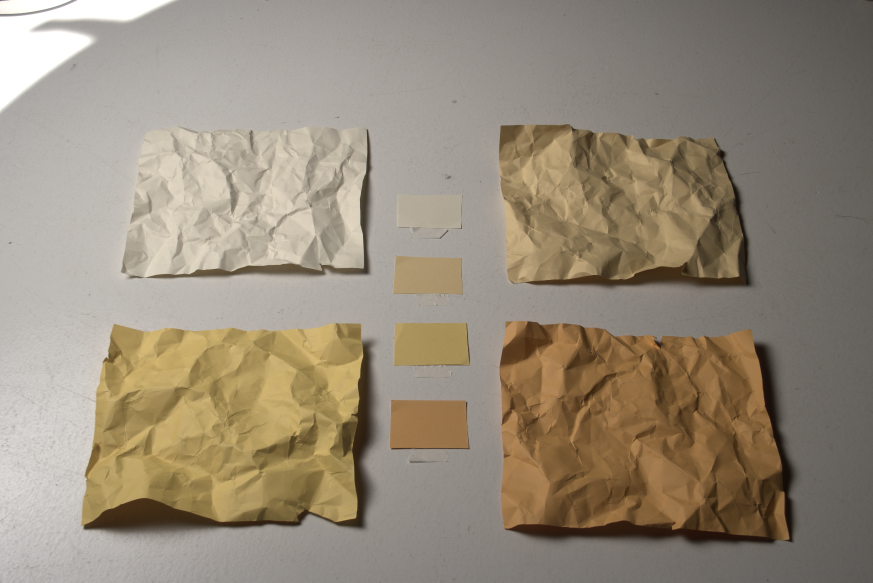
#> input picture test - scene S2/Gamma_22/papers_colors_v3_small_scene1_0347.png, 1746 x 1165 px (shown at 1/2 size)
$ jupyter execute --allow-errors GMM.ipynb
#> lines starting #> are read from the running program, lines starting #| are printed output that depends on the picture; after the words box and inside, x2 and y2 are one past the last pixel; in counts of white or black regions, pixels touching at a corner belong together
[cell 1]
import rawpy  # pip install rawpy
import cv2 # pip install opencv-python + pip install opencv-contrib-python
import glob
import math
import numpy as np
import os
from skimage.color import rgb2lab # pip3 install scikit-image
from PIL import Image, ImageCms
from colormath.color_objects import AdobeRGBColor, LabColor #pip3 install colormath // requires setuptools+networkx
from colormath.color_conversions import convert_color
import pandas as pd
from scipy import stats
import time
import matplotlib.pyplot as plt
from sklearn.mixture import GaussianMixture

[cell 2]
#Segmentation in Sensor display approach images with Gaussian Mixture Model


t_inici = time.time()

def detect_chromaticity(img_bgr, colors, window_size=8, threshold=2.5):
    img_hsv = cv2.cvtColor(img_bgr, cv2.COLOR_BGR2HSV)
    h, w = img_hsv.shape[:2]

    cy, cx = colors
    half = window_size // 2

    x1, x2 = max(cx - half, 0), min(cx + half + 1, w)
    y1, y2 = max(cy - half, 0), min(cy + half + 1, h)

    roi = img_hsv[y1:y2, x1:x2]

    H_roi = roi[:,:,0].flatten()
    S_roi = roi[:,:,1].flatten()
    chromaticity_samples = np.vstack([H_roi, S_roi]).T

    gmm = GaussianMixture(n_components=1, covariance_type='full', random_state=0)
    gmm.fit(chromaticity_samples)
    mean_chroma = gmm.means_[0]
    cov_chroma = gmm.covariances_[0]

    H = img_hsv[:,:,0].flatten()
    S = img_hsv[:,:,1].flatten()
    all_pixels = np.vstack([H, S]).T

    diff = all_pixels - mean_chroma
    inv_cov = np.linalg.inv(cov_chroma)
    mahalanobis_dist = np.sqrt(np.sum(diff @ inv_cov * diff, axis=1))

    mask = (mahalanobis_dist < threshold).astype(np.uint8)
    mask_img = mask.reshape(img_hsv.shape[:2])

    result = cv2.bitwise_and(img_bgr, img_bgr, mask=mask_img)

    return mask_img, result


folder = "Gamma_22"

files = [folder+"/papers_colors_v3_small_scene1_0347.png", folder+"/papers_colors_v3_small_scene2_0354.png", folder+"/papers_colors_v3_small_scene3_0364.png", folder+"/papers_colors_v3_small_scene4_0371.png"]


colors = ([420, 850], [550, 850], [690, 850], [850, 850])

df = pd.DataFrame()
idx = 0

for f in files:

    if "coef" in f or "GT" in f: continue

    window_size = 4
    threshold = 4

    idx = 1

    for c in colors:
        img_bgr = cv2.imread(f)
#> img_bgr is the input picture: shape (1165, 1746, 3); mean B, G, R 121.4, 138.3, 150.1

        x = c[0]
        y = c[1]

        winsz = 10   #ajustar en f(x) del soroll/textura

        color_roi = (0,0,255)


        img_rgb = cv2.cvtColor(img_bgr, cv2.COLOR_BGR2RGB)
        img_roi = cv2.rectangle(img_bgr, (y-(winsz//2), x-(winsz//2)), (y+winsz, x+winsz), color_roi, 3)

        mask, result = detect_chromaticity(img_bgr, c, window_size, threshold)
#> in detect_chromaticity, `img_hsv = cv2.cvtColor(img_bgr, cv2.COLOR_BGR2HSV)`: img_hsv: shape (1165, 1746, 3); mean H, S, V 16.3, 52.5, 150.1
#> in detect_chromaticity, `H_roi = roi[:,:,0].flatten()`: H_roi = 25 values, max 21 at index 15, min 18 at index 4, mean 19.2
#> in detect_chromaticity, `S_roi = roi[:,:,1].flatten()`: S_roi = 25 values, max 44 at index 13, min 35 at index 24, mean 39.4
#> in detect_chromaticity, `chromaticity_samples = np.vstack([H_roi, S_roi]).T`: chromaticity_samples = 25 pairs, first value 18 to 21, second value 35 to 44
#> in detect_chromaticity, `all_pixels = np.vstack([H, S]).T`: all_pixels = 2034090 pairs, first value 0 to 179, second value 0 to 255
#> in detect_chromaticity, `diff = all_pixels - mean_chroma`: diff = 2034090 pairs, first value -19.2 to 159.8, second value -39.4 to 215.6
#> in detect_chromaticity, `mask_img = mask.reshape(img_hsv.shape[:2])`:
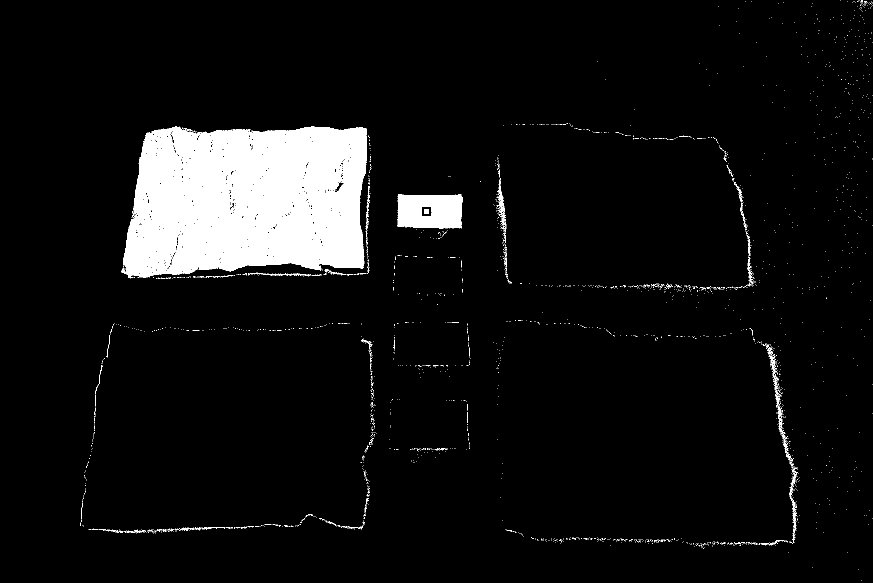
#> mask_img: shape (1165, 1746) (shown at 1/2 size); values 0 (black) and 1 (white), 6.8% white; 2160 white regions (2092 under 20 px), largest, box (x1, y1, x2, y2) and area: (243, 253, 734, 557) 120819, (795, 389, 925, 457) 7851, (994, 355, 1010, 430) 349
#> in detect_chromaticity, `result = cv2.bitwise_and(img_bgr, img_bgr, mask=mask_img)`:
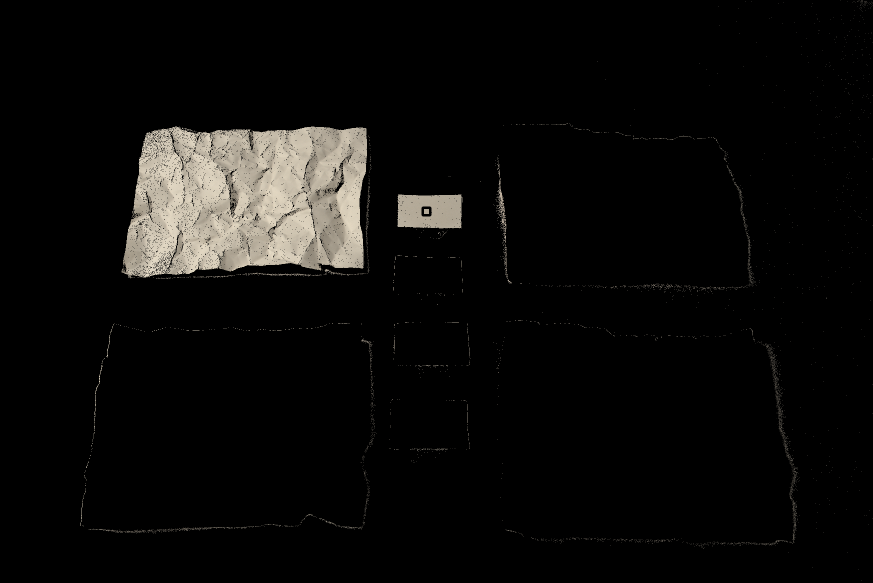
#> result: shape (1165, 1746, 3) (shown at 1/2 size); mean B, G, R 10.9, 12.1, 12.8

        # Mostrar resultats
        plt.figure(figsize=(15,5))
        plt.subplot(1,3,1)
        plt.title("Original")
        plt.imshow(cv2.cvtColor(img_roi, cv2.COLOR_BGR2RGB))
        plt.axis("off")

        plt.subplot(1,3,2)
        plt.title("Màscara cromaticitat")
        plt.imshow(mask, cmap="gray")
        plt.axis("off")

        plt.subplot(1,3,3)
        plt.title("Resultat filtrat")
        plt.imshow(cv2.cvtColor(result, cv2.COLOR_BGR2RGB))
        plt.axis("off")

        plt.show()
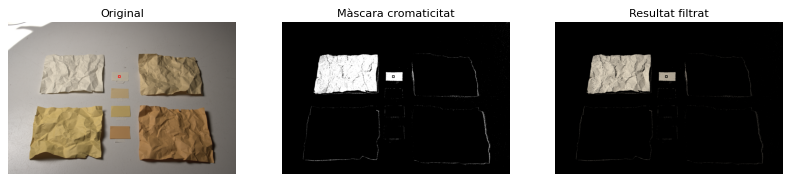
#> figure drawn by matplotlib, 3 panels

        result_name = "../results/GMM_"+str(threshold)+"_"+f[-15:-4]+"_"+str(idx)+".png"
        img_save = cv2.cvtColor(result, cv2.COLOR_RGB2BGR)
        cv2.imwrite (result_name, img_save)

        idx += 1

        t_final = time.time()
        print("time: ", t_final-t_inici)
#> pass 2 of the loop `for f in files:`:
#> window_size = 4
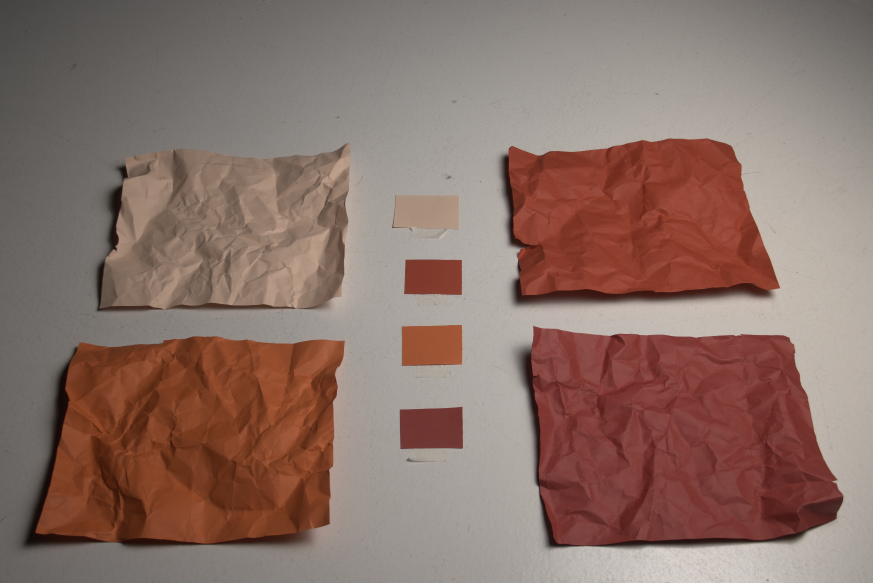
#> input picture test - scene S2/Gamma_22/papers_colors_v3_small_scene2_0354.png, 1746 x 1165 px (shown at 1/2 size)
#> img_bgr is the input picture: shape (1165, 1746, 3); mean B, G, R 104.1, 113, 138.2
#> img_hsv: shape (1165, 1746, 3); mean H, S, V 11.3, 68.2, 138.2
#> mask_img: shape (1165, 1746); values 0 (black) and 1 (white), 6.9% white; 746 white regions (740 under 20 px), largest, box (x1, y1, x2, y2) and area: (200, 285, 701, 619) 130257, (787, 390, 918, 458) 7902, (658, 470, 678, 508) 208, (848, 418, 858, 428) 100, (126, 1087, 145, 1090) 25, (1538, 579, 1545, 588) 20
#> `plt.show()`:
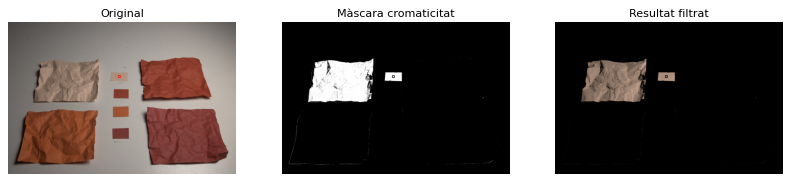
#> figure drawn by matplotlib, 3 panels
#> pass 3 of the loop `for f in files:`:
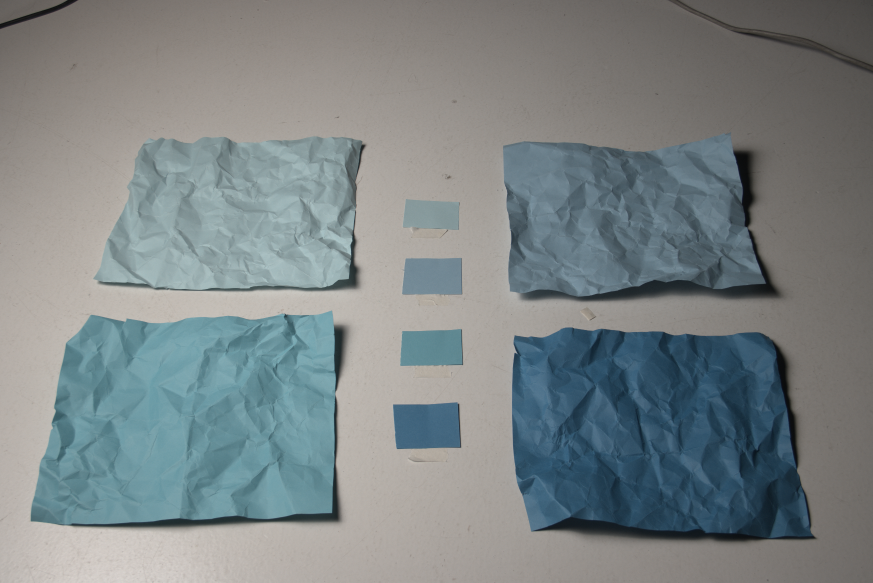
#> input picture test - scene S2/Gamma_22/papers_colors_v3_small_scene3_0364.png, 1746 x 1165 px (shown at 1/2 size)
#> img_bgr is the input picture: shape (1165, 1746, 3); mean B, G, R 133.2, 132, 124
#> img_hsv: shape (1165, 1746, 3); mean H, S, V 47.7, 43.1, 139.3
#> mask_img: shape (1165, 1746); values 0 (black) and 1 (white), 6.9% white; 944 white regions (938 under 20 px), largest, box (x1, y1, x2, y2) and area: (187, 273, 724, 581) 132526, (806, 398, 918, 460) 5476, (848, 418, 858, 428) 99, (684, 565, 710, 575) 53, (705, 364, 711, 375) 23, (669, 656, 683, 662) 22
#> `plt.show()`:
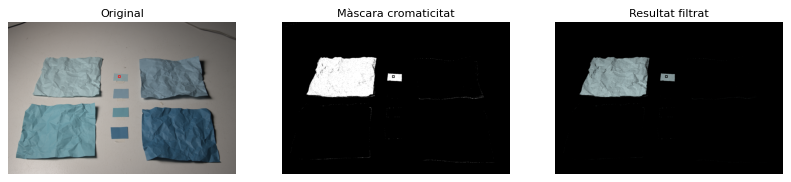
#> figure drawn by matplotlib, 3 panels
#> the loop made 4 passes; the first 3 are shown

[cell 3]
# GMM -- Precision, Recall, F1

import pandas as pd
import glob

folder = "../results"
#> folder = '../results'
GT_files = glob.glob("Gamma_22/*GT_2EV.png")
GT_files.sort()
results_files = glob.glob(folder+"/GMM*.png")
#> results_files = []
results_files.sort()

df = pd.DataFrame()
idx = 0

for gt in GT_files:
        img_GT = cv2.imread(gt)
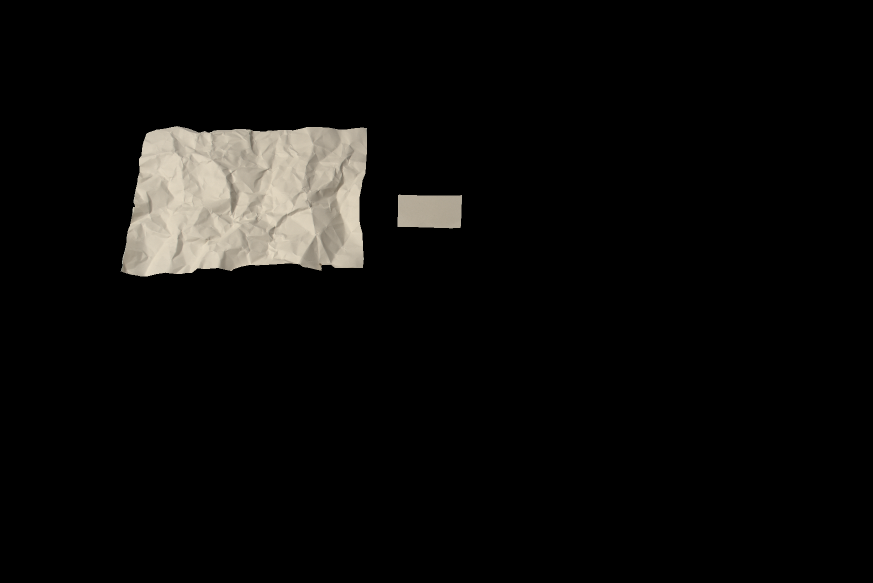
#> input picture test - scene S2/Gamma_22/papers_colors_v3_small_scene1_p1_0347_GT_2EV.png, 1746 x 1165 px (shown at 1/2 size)
#> img_GT is the input picture: shape (1165, 1746, 3); mean B, G, R 11.1, 12.3, 13
        img_GT = img_GT
        for res in results_files:
            if gt[-14:-11] in res and gt[-17] == res[-5]:
                result = cv2.imread(res)
                result = result
                FN_img = cv2.subtract(img_GT, result)
                FP_img = cv2.subtract(result, img_GT)
                TP_img = cv2.bitwise_and(result, img_GT)
                #TP_img = cv2.cvtColor(TP_img, cv2.COLOR_RGB2BGR)

                FN_img_g = cv2.cvtColor(FN_img, cv2.COLOR_BGR2GRAY)
                FP_img_g = cv2.cvtColor(FP_img, cv2.COLOR_BGR2GRAY)
                TP_img_g = cv2.cvtColor(TP_img, cv2.COLOR_BGR2GRAY)

                size = FN_img.shape
                total = size[0]*size[1]

                FN_im = FN_img_g.flatten()
                FP_im = FP_img_g.flatten()
                TP_im = TP_img_g.flatten()

                FN_list = FN_im[FN_im>0]
                FP_list = FP_im[FP_im>0]
                TP_list = TP_im[TP_im>0]

                FN = len(FN_list)
                FP = len(FP_list)
                TP = len(TP_list)

                print ("Total: ", total)
                print ("FN: ", FN)
                print ("FP: ", FP)
                print ("TP: ", TP)

                TN = total - TP - FP - FN

                print ("TN: ", TN)

                if TP == 0:
                    prec = 0
                    recall = 0
                    F1 = 0
                elif TP != 0:
                    #print (res)
                    prec = TP / (TP+FP)
                    #print (prec)
                    recall = TP / (TP+FN)
                    #print (recall)
                    F1 = 2*(prec*recall)/(prec + recall)

                # [5 lines of commented-out code are left out]

                if "p1" in gt:
                    paper = 1
                elif "p2" in gt:
                    paper = 2
                elif "p3" in gt:
                    paper = 3
                elif "p4" in gt:
                    paper = 4

                df.at[idx, "File"] = res
                df.at[idx, "Image"] = gt[-23]
                df.at[idx, "Paper"] = paper
                df.at[idx, "Method"] = "GMM"
                df.at[idx, "TP"] = TP
                df.at[idx, "FP"] = FP
                df.at[idx, "FN"] = FN
                df.at[idx, "Precision"] = prec
                df.at[idx, "Recall"] = recall
                df.at[idx, "F1"] = F1

                idx += 1
#> pass 2 of the loop `for gt in GT_files:`:
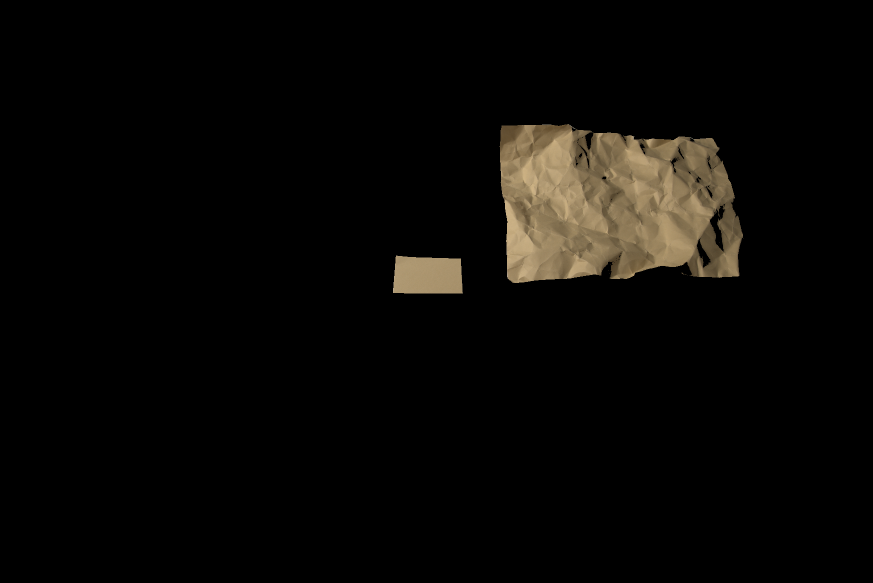
#> input picture test - scene S2/Gamma_22/papers_colors_v3_small_scene1_p2_0347_GT_2EV.png, 1746 x 1165 px (shown at 1/2 size)
#> img_GT is the input picture: shape (1165, 1746, 3); mean B, G, R 6, 8.3, 9.7
#> pass 3 of the loop `for gt in GT_files:`:
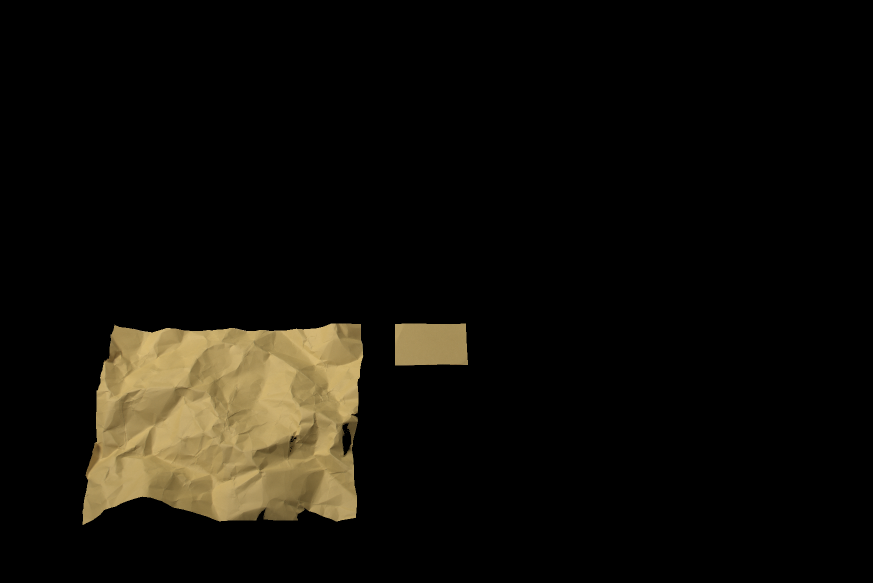
#> input picture test - scene S2/Gamma_22/papers_colors_v3_small_scene1_p3_0347_GT_2EV.png, 1746 x 1165 px (shown at 1/2 size)
#> img_GT is the input picture: shape (1165, 1746, 3); mean B, G, R 9, 14.6, 17.1

print(df)
#> (the rest of this cell did not finish here and is left out)
